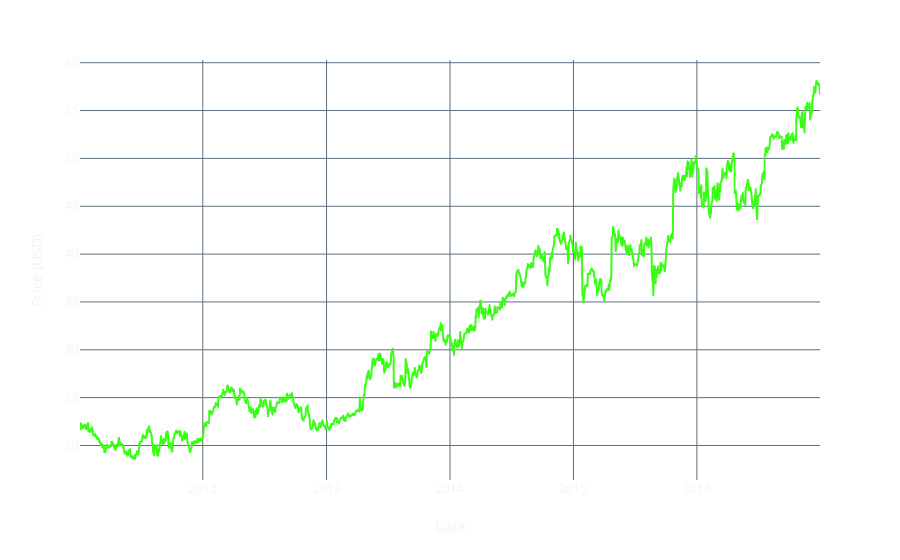

The notebook cell this image was saved under:
### Code cell
display(Markdown(f'### **{ticker} Daily Adjusted Close Price**'))
px.line(
    x=stock_df.index,
    y=stock_df['adj_close'],
    labels={'y': 'Price (USD)', 'x': 'Date'}
)

### Figure 1 — Plotly figure (JSON) as saved in the notebook; plotly's stock layout.template omitted (floating-point values rounded to 4 significant figures; data arrays with more than 128 entries replaced by an {"elided": "..."} marker saying what was removed)
{"data": [{"hovertemplate": "Date=%{x}<br>Price (USD)=%{y}<extra></extra>", "legendgroup": "", "line": {"color": "#39FF14", "dash": "solid"}, "marker": {"symbol": "circle"}, "mode": "lines", "name": "", "showlegend": false, "type": "scattergl", "x": {"elided": "1510 str values"}, "xaxis": "x", "y": {"elided": "1510 float values"}, "yaxis": "y"}], "layout": {"legend": {"tracegroupgap": 0}, "margin": {"t": 60}, "xaxis": {"anchor": "y", "domain": [0, 1], "title": {"text": "Date"}}, "yaxis": {"anchor": "x", "domain": [0, 1], "title": {"text": "Price (USD)"}}}}
